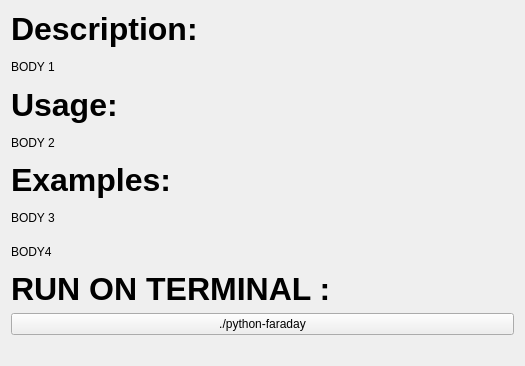
          <widget class="QWidget" name="scrollAreaWidgetContents_8">
           <property name="geometry">
            <rect>
             <x>0</x>
             <y>0</y>
             <width>525</width>
             <height>366</height>
            </rect>
           </property>
           <layout class="QGridLayout" name="gridLayout_7">
            <item row="8" column="0">
             <widget class="QPushButton" name="FaradayButton">
              <property name="text">
               <string>./python-faraday</string>
              </property>
             </widget>
            </item>
            <item row="9" column="0">
             <spacer name="FaradayVSpacer">
              <property name="orientation">
               <enum>Qt::Vertical</enum>
              </property>
              <property name="sizeType">
               <enum>QSizePolicy::Fixed</enum>
              </property>
              <property name="sizeHint" stdset="0">
               <size>
                <width>20</width>
                <height>20</height>
               </size>
              </property>
             </spacer>
            </item>
            <item row="7" column="0">
             <widget class="QLabel" name="FaradayH4">
              <property name="font">
               <font>
                <pointsize>24</pointsize>
                <weight>75</weight>
                <bold>true</bold>
               </font>
              </property>
              <property name="text">
               <string>RUN ON TERMINAL :</string>
              </property>
             </widget>
            </item>
            <item row="5" column="0">
             <widget class="QLabel" name="FaradayB3">
              <property name="text">
               <string>BODY 3</string>
              </property>
             </widget>
            </item>
            <item row="1" column="0">
             <widget class="QLabel" name="FaradayB1">
              <property name="text">
               <string>BODY 1</string>
              </property>
             </widget>
            </item>
            <item row="2" column="0">
             <widget class="QLabel" name="FaradayH2">
              <property name="font">
               <font>
                <pointsize>24</pointsize>
                <weight>75</weight>
                <bold>true</bold>
               </font>
              </property>
              <property name="text">
               <string>Usage:</string>
              </property>
             </widget>
            </item>
            <item row="0" column="0">
             <widget class="QLabel" name="FaradayH1">
              <property name="font">
               <font>
                <pointsize>24</pointsize>
                <weight>75</weight>
                <bold>true</bold>
               </font>
              </property>
              <property name="text">
               <string>Description:</string>
              </property>
             </widget>
            </item>
            <item row="3" column="0">
             <widget class="QLabel" name="FaradayB2">
              <property name="text">
               <string>BODY 2</string>
              </property>
             </widget>
            </item>
            <item row="4" column="0">
             <widget class="QLabel" name="FaradayH3">
              <property name="font">
               <font>
                <pointsize>24</pointsize>
                <weight>75</weight>
                <bold>true</bold>
               </font>
              </property>
              <property name="text">
               <string>Examples:</string>
              </property>
             </widget>
            </item>
            <item row="6" column="0">
             <widget class="QLabel" name="FaradayB4">
              <property name="text">
               <string>BODY4</string>
              </property>
             </widget>
            </item>
           </layout>
          </widget>
